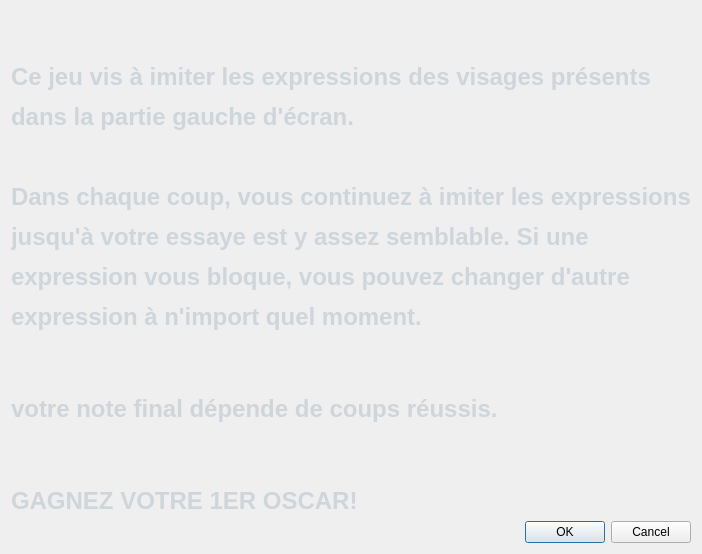
<?xml version="1.0" encoding="UTF-8"?>
<ui version="4.0">
 <class>IntroDialog</class>
 <widget class="QDialog" name="IntroDialog">
  <property name="geometry">
   <rect>
    <x>0</x>
    <y>0</y>
    <width>400</width>
    <height>300</height>
   </rect>
  </property>
  <property name="windowTitle">
   <string>Dialog</string>
  </property>
  <layout class="QVBoxLayout" name="verticalLayout">
   <item>
    <widget class="QLabel" name="label">
     <property name="text">
      <string>&lt;!DOCTYPE HTML PUBLIC &quot;-//W3C//DTD HTML 4.0//EN&quot; &quot;http://www.w3.org/TR/REC-html40/strict.dtd&quot;&gt;
&lt;html&gt;&lt;head&gt;&lt;meta name=&quot;qrichtext&quot; content=&quot;1&quot; /&gt;&lt;style type=&quot;text/css&quot;&gt;
p, li { white-space: pre-wrap; }
&lt;/style&gt;&lt;/head&gt;&lt;body style=&quot; font-family:'.SF NS Text'; font-size:13pt; font-weight:400; font-style:normal;&quot;&gt;
&lt;p style=&quot; margin-top:12px; margin-bottom:12px; margin-left:0px; margin-right:0px; -qt-block-indent:0; text-indent:0px;&quot;&gt;&lt;span style=&quot; font-weight:600; color:#ced5db;&quot;&gt;&lt;br /&gt;&lt;/span&gt;&lt;/p&gt;
&lt;p style=&quot; margin-top:12px; margin-bottom:12px; margin-left:0px; margin-right:0px; -qt-block-indent:0; text-indent:0px;&quot;&gt;&lt;span style=&quot; font-size:18pt; font-weight:600; color:#ced5db;&quot;&gt;Ce jeu vis à imiter les expressions des visages présents&lt;/span&gt;&lt;/p&gt;
&lt;p style=&quot; margin-top:12px; margin-bottom:12px; margin-left:0px; margin-right:0px; -qt-block-indent:0; text-indent:0px;&quot;&gt;&lt;span style=&quot; font-size:18pt; font-weight:600; color:#ced5db;&quot;&gt;dans la partie gauche d'écran. &lt;/span&gt;&lt;/p&gt;
&lt;p style=&quot;-qt-paragraph-type:empty; margin-top:12px; margin-bottom:12px; margin-left:0px; margin-right:0px; -qt-block-indent:0; text-indent:0px; font-size:18pt; font-weight:600; color:#ced5db;&quot;&gt;&lt;br /&gt;&lt;/p&gt;
&lt;p style=&quot; margin-top:12px; margin-bottom:12px; margin-left:0px; margin-right:0px; -qt-block-indent:0; text-indent:0px;&quot;&gt;&lt;span style=&quot; font-size:18pt; font-weight:600; color:#ced5db;&quot;&gt;Dans chaque coup, vous continuez à imiter les expressions&lt;/span&gt;&lt;/p&gt;
&lt;p style=&quot; margin-top:12px; margin-bottom:12px; margin-left:0px; margin-right:0px; -qt-block-indent:0; text-indent:0px;&quot;&gt;&lt;span style=&quot; font-size:18pt; font-weight:600; color:#ced5db;&quot;&gt;jusqu'à votre essaye est y assez semblable. Si une&lt;/span&gt;&lt;/p&gt;
&lt;p style=&quot; margin-top:12px; margin-bottom:12px; margin-left:0px; margin-right:0px; -qt-block-indent:0; text-indent:0px;&quot;&gt;&lt;span style=&quot; font-size:18pt; font-weight:600; color:#ced5db;&quot;&gt;expression vous bloque, vous pouvez changer d'autre&lt;/span&gt;&lt;/p&gt;
&lt;p style=&quot; margin-top:12px; margin-bottom:12px; margin-left:0px; margin-right:0px; -qt-block-indent:0; text-indent:0px;&quot;&gt;&lt;span style=&quot; font-size:18pt; font-weight:600; color:#ced5db;&quot;&gt;expression à n'import quel moment.&lt;/span&gt;&lt;/p&gt;
&lt;p style=&quot; margin-top:12px; margin-bottom:12px; margin-left:0px; margin-right:0px; -qt-block-indent:0; text-indent:0px;&quot;&gt;&lt;span style=&quot; font-weight:600; color:#ced5db;&quot;&gt;&lt;br /&gt;&lt;/span&gt;&lt;/p&gt;
&lt;p style=&quot; margin-top:12px; margin-bottom:12px; margin-left:0px; margin-right:0px; -qt-block-indent:0; text-indent:0px;&quot;&gt;&lt;span style=&quot; font-size:18pt; font-weight:600; color:#ced5db;&quot;&gt;votre note final dépende de coups réussis.&lt;/span&gt;&lt;/p&gt;
&lt;p style=&quot; margin-top:12px; margin-bottom:12px; margin-left:0px; margin-right:0px; -qt-block-indent:0; text-indent:0px;&quot;&gt;&lt;span style=&quot; font-weight:600; color:#ced5db;&quot;&gt;&lt;br /&gt;&lt;/span&gt;&lt;/p&gt;
&lt;p style=&quot; margin-top:12px; margin-bottom:12px; margin-left:0px; margin-right:0px; -qt-block-indent:0; text-indent:0px;&quot;&gt;&lt;span style=&quot; font-size:18pt; font-weight:600; color:#ced5db;&quot;&gt;GAGNEZ VOTRE 1ER OSCAR!&lt;/span&gt;&lt;/p&gt;&lt;/body&gt;&lt;/html&gt;</string>
     </property>
    </widget>
   </item>
   <item>
    <widget class="QDialogButtonBox" name="buttonBox">
     <property name="orientation">
      <enum>Qt::Horizontal</enum>
     </property>
     <property name="standardButtons">
      <set>QDialogButtonBox::Cancel|QDialogButtonBox::Ok</set>
     </property>
    </widget>
   </item>
  </layout>
 </widget>
 <resources/>
 <connections>
  <connection>
   <sender>buttonBox</sender>
   <signal>accepted()</signal>
   <receiver>IntroDialog</receiver>
   <slot>accept()</slot>
   <hints>
    <hint type="sourcelabel">
     <x>248</x>
     <y>254</y>
    </hint>
    <hint type="destinationlabel">
     <x>157</x>
     <y>274</y>
    </hint>
   </hints>
  </connection>
  <connection>
   <sender>buttonBox</sender>
   <signal>rejected()</signal>
   <receiver>IntroDialog</receiver>
   <slot>reject()</slot>
   <hints>
    <hint type="sourcelabel">
     <x>316</x>
     <y>260</y>
    </hint>
    <hint type="destinationlabel">
     <x>286</x>
     <y>274</y>
    </hint>
   </hints>
  </connection>
 </connections>
</ui>
